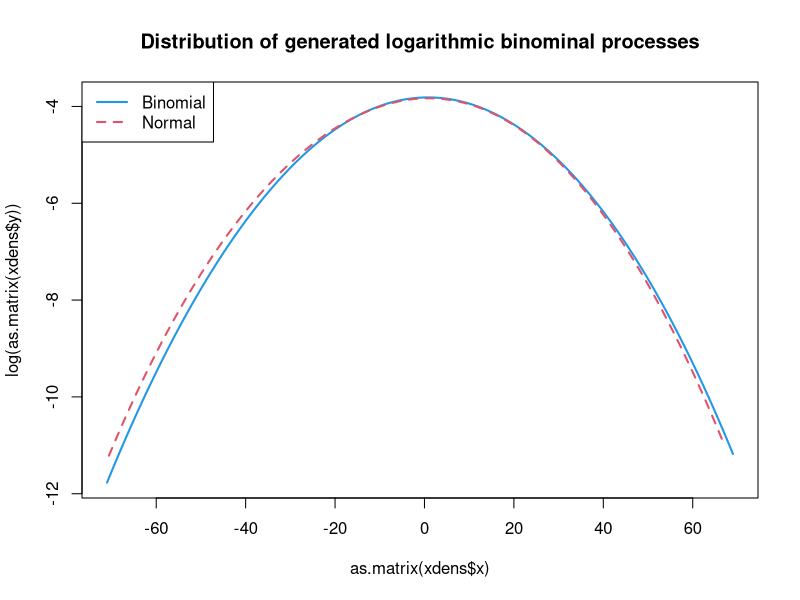

This figure's R source:

graphics.off()
rm(list = ls(all = TRUE))

# Define function
SFEbinomv = function(n, k, p) {
    if (n <= 0) {
        stop("please input n > 0!")
    }
    if (k <= 0) {
        stop("please input k > 0!")
    }
    if (p <= 0 | p >= 1) {
        stop("please choose p in the interval of (0,1)!")
    }
    
    n = floor(n)  # makes sure number of steps is integer
    k = floor(k)  # makes sure number of path is integer
    
    # main computation
    set.seed(0)
    z        = matrix(runif(n * k), n, k)
    z        = ((floor(-z + p)) + 0.5) * 2      # scale ordinary binomial processes
    x        = apply(z, MARGIN = 2, FUN = sum)  # end values of the k binomial processes
    h        = 0.3 * (max(x) - min(x))          # bandwidth used to estimate the density of end values
    xdens    = density(x, bw = h)               # Kernel-based density estimation with specified bandwidth
    trend    = n * (2 * p - 1)
    std      = sqrt(4 * n * p * (1 - p))
    norm     = std * rnorm(k) + trend
    normdens = density(norm, bw = h)
    
    # plot of logs of densities
    plot(as.matrix(xdens$x), log(as.matrix(xdens$y)), type = "l", lwd = 2, 
        col = 4, xlim = c(min(xdens$x, normdens$x), max(xdens$x, normdens$x)), 
        ylim = c(min(log(xdens$y), log(normdens$y)), max(log(xdens$y), log(normdens$y))), 
        main = "Distribution of generated logarithmic binominal processes")
    lines(as.matrix(normdens$x), log(as.matrix(normdens$y)), col = 2, lwd = 2, lty = 2)
    legend("topleft", c("Binomial", "Normal"), col = c(4, 2), lwd = 2, lty = 1:2)
}

# enter parameters as n = 100 (number of steps), k = 100 (number of paths), p = 0.5 (probability of up movement)
SFEbinomv(n = 100, k = 100, p = 0.5) 
